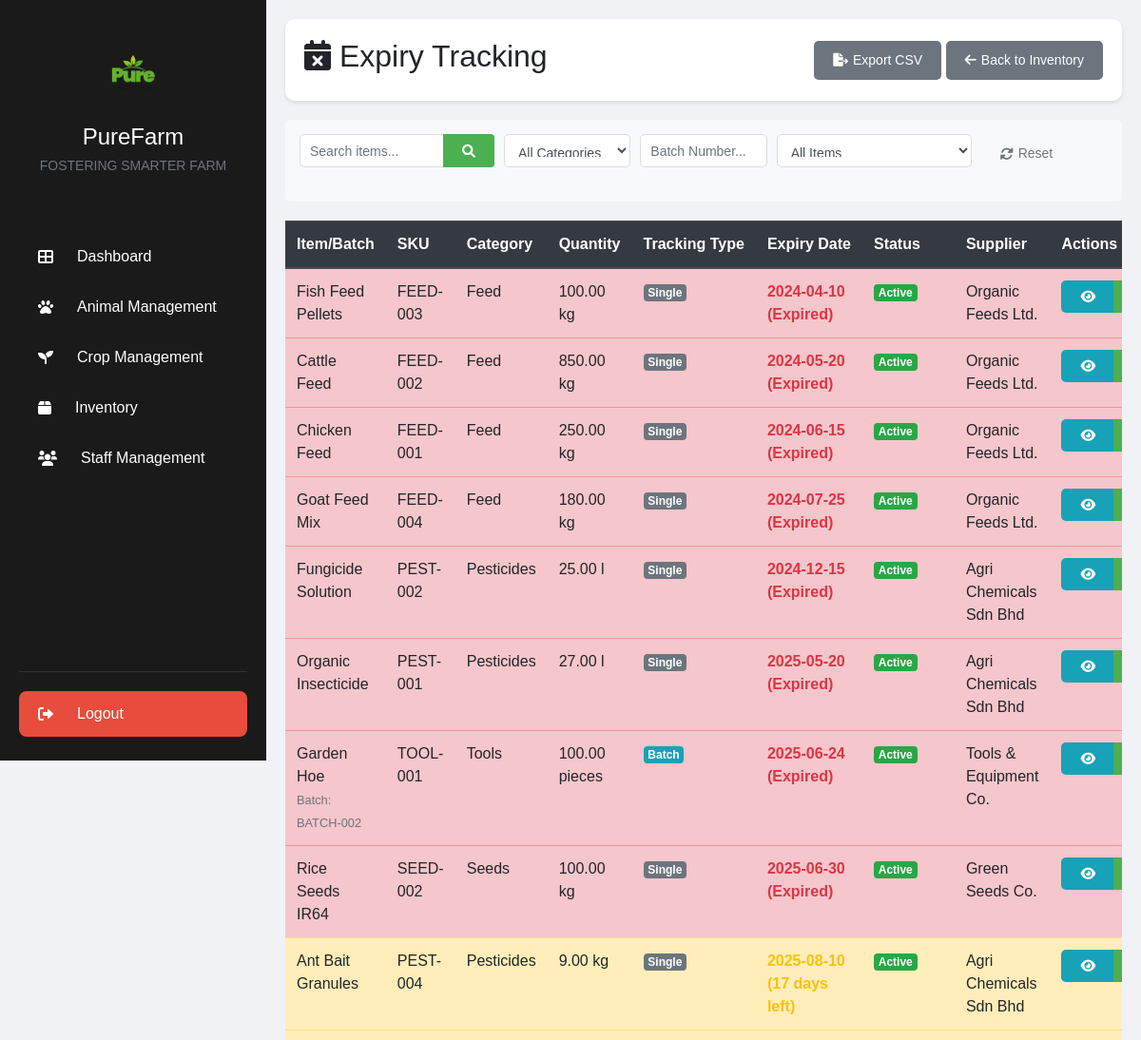
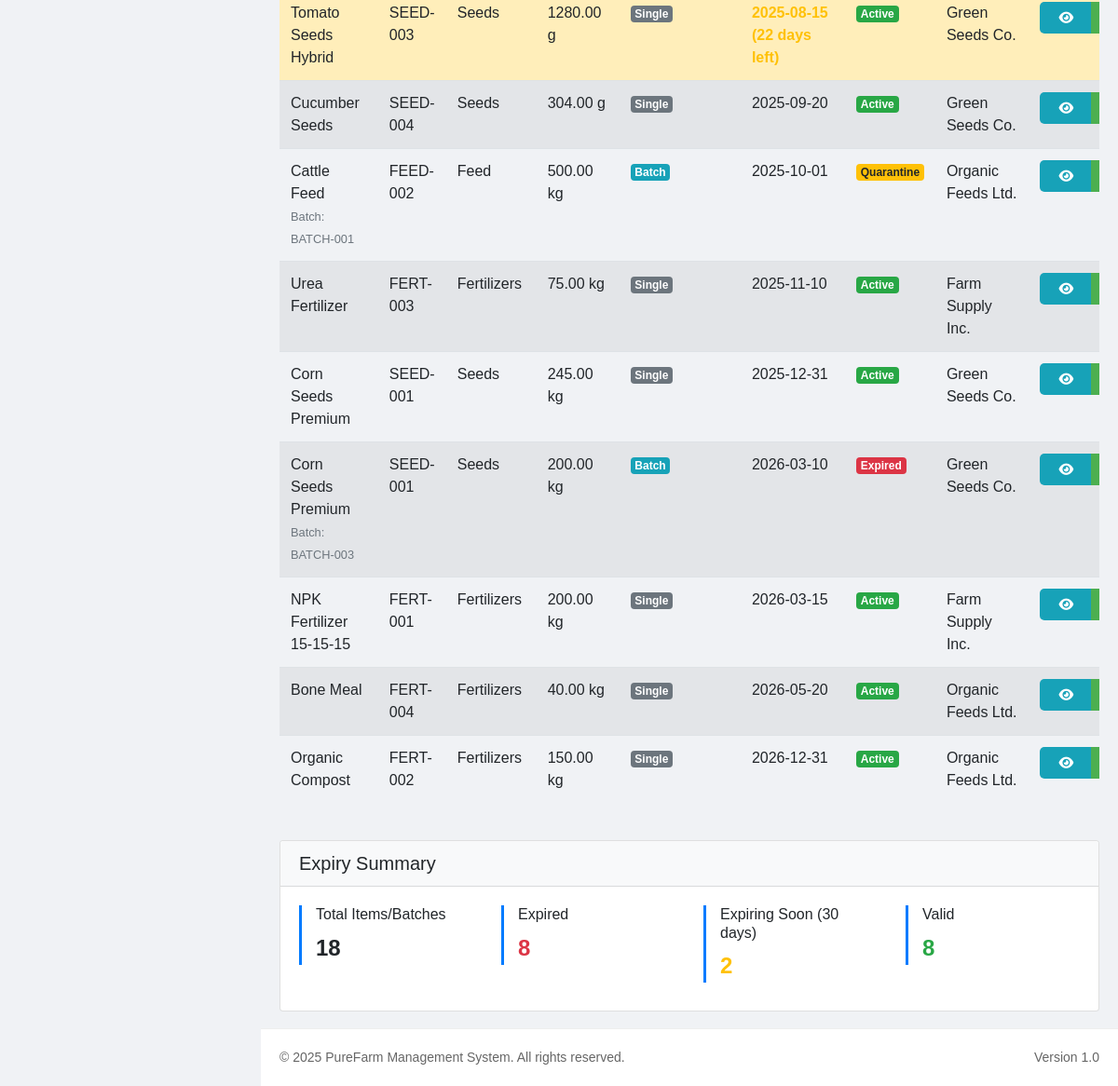
Page /expiry_tracking.php (signed in) on the committed database (2 pictures, top to bottom).
### tables this page shows
CREATE TABLE `inventory_items` (
  `id` int(11) NOT NULL,
  `item_name` varchar(100) NOT NULL,
  `sku` varchar(50) NOT NULL,
  `category_id` int(11) DEFAULT NULL,
  `description` text DEFAULT NULL,
  `unit_of_measure` varchar(20) NOT NULL,
  `current_quantity` decimal(10,2) NOT NULL DEFAULT 0.00,
  `reorder_level` decimal(10,2) NOT NULL DEFAULT 0.00,
  `maximum_level` decimal(10,2) DEFAULT NULL,
  `unit_cost` decimal(10,2) NOT NULL DEFAULT 0.00,
  `expiry_date` date DEFAULT NULL,
  `batch_number` varchar(50) DEFAULT NULL,
  `supplier_id` int(11) DEFAULT NULL,
  `status` enum('active','inactive') NOT NULL DEFAULT 'active',
  `created_at` timestamp NOT NULL DEFAULT current_timestamp(),
  `updated_at` timestamp NULL DEFAULT NULL ON UPDATE current_timestamp(),
  `is_active` tinyint(1) NOT NULL DEFAULT 1,
  `batch_tracking_enabled` tinyint(1) DEFAULT 0,
  `last_updated` datetime DEFAULT NULL
);

CREATE TABLE `item_categories` (
  `id` int(11) NOT NULL,
  `name` varchar(100) NOT NULL,
  `description` text DEFAULT NULL,
  `status` enum('active','inactive') NOT NULL DEFAULT 'active',
  `created_at` timestamp NOT NULL DEFAULT current_timestamp(),
  `updated_at` timestamp NULL DEFAULT NULL ON UPDATE current_timestamp()
);

CREATE TABLE `suppliers` (
  `id` int(11) NOT NULL,
  `name` varchar(100) NOT NULL,
  `phone` varchar(20) DEFAULT NULL,
  `email` varchar(100) DEFAULT NULL,
  `address` text DEFAULT NULL,
  `status` enum('active','inactive') NOT NULL DEFAULT 'active',
  `created_at` timestamp NOT NULL DEFAULT current_timestamp(),
  `updated_at` timestamp NULL DEFAULT NULL ON UPDATE current_timestamp()
);

CREATE TABLE `inventory_batches` (
  `id` int(11) NOT NULL,
  `batch_number` varchar(50) NOT NULL,
  `item_id` int(11) NOT NULL,
  `quantity` decimal(10,2) NOT NULL DEFAULT 0.00,
  `manufacturing_date` date DEFAULT NULL,
  `expiry_date` date DEFAULT NULL,
  `received_date` date NOT NULL,
  `supplier_id` int(11) DEFAULT NULL,
  `purchase_order_id` int(11) DEFAULT NULL,
  `cost_per_unit` decimal(10,2) DEFAULT NULL,
  `status` enum('active','quarantine','consumed','expired','discarded') DEFAULT 'active',
  `notes` text DEFAULT NULL,
  `created_at` timestamp NOT NULL DEFAULT current_timestamp(),
  `updated_at` timestamp NOT NULL DEFAULT current_timestamp() ON UPDATE current_timestamp()
);

### expiry_tracking.php (the view, shortened to what the rows shown need)
<?php
require_once 'includes/db.php';
$searchTerm = isset($_GET['search']) ? trim($_GET['search']) : '';
$categoryFilter = isset($_GET['category']) ? $_GET['category'] : '';
$expiryFilter = isset($_GET['expiry_filter']) ? $_GET['expiry_filter'] : 'all';
$batchFilter = isset($_GET['batch_filter']) ? $_GET['batch_filter'] : '';
$query = "SELECT i.id, i.item_name as name, i.sku, i.description, i.category_id,
          c.name as category_name, i.current_quantity, i.unit_of_measure,
          i.expiry_date, i.batch_tracking_enabled, NULL as batch_id, NULL as batch_number,
          'single' as tracking_type, i.supplier_id, s.name as supplier_name,
          i.status
          FROM inventory_items i
          LEFT JOIN item_categories c ON i.category_id = c.id
          LEFT JOIN suppliers s ON i.supplier_id = s.id
          WHERE i.status != 'inactive' AND i.expiry_date IS NOT NULL";
$batchQuery = "SELECT i.id as item_id, i.item_name as name, i.sku, i.description as description, i.category_id,
              c.name as category_name, b.quantity as current_quantity, i.unit_of_measure,
              b.expiry_date, i.batch_tracking_enabled, b.id as batch_id, b.batch_number,
              'batch' as tracking_type, b.supplier_id, s.name as supplier_name,
              b.status
              FROM inventory_batches b
              JOIN inventory_items i ON b.item_id = i.id
              LEFT JOIN item_categories c ON i.category_id = c.id
              LEFT JOIN suppliers s ON b.supplier_id = s.id
              WHERE b.status != 'inactive' AND b.expiry_date IS NOT NULL";
$queryParams = [];
$batchQueryParams = [];
$items = [];
try {
    $stmt = $pdo->prepare($query);
    $stmt->execute($queryParams);
    $singleItems = $stmt->fetchAll(PDO::FETCH_ASSOC);
    $stmt = $pdo->prepare($batchQuery);
    $stmt->execute($batchQueryParams);
    $batchItems = $stmt->fetchAll(PDO::FETCH_ASSOC);
    $items = array_merge($singleItems, $batchItems);
    usort($items, function($a, $b) {
        return strcmp($a['expiry_date'], $b['expiry_date']);
    });
} catch(PDOException $e) {
    error_log("Error fetching expiry data: " . $e->getMessage());
    $errorMsg = "Failed to load expiry data. Please try again later.";
}
include 'includes/header.php';
?>
<div class="main-content">
    <div class="page-header">
        <h2><i class="fas fa-calendar-times"></i> Expiry Tracking</h2>
    </div>
    <div class="table-responsive">
        <table class="table table-striped table-hover">
            <thead class="thead-dark">
                <tr>
                    <th>Item/Batch</th>
                    <th>SKU</th>
                    <th>Category</th>
                    <th>Quantity</th>
                    <th>Tracking Type</th>
                    <th>Expiry Date</th>
                    <th>Status</th>
                    <th>Supplier</th>
                    <th>Actions</th>
                </tr>
            </thead>
            <tbody>
                <?php if (count($items) > 0): ?>
                    <?php foreach ($items as $item): ?>
                        <?php
                            $rowClass = '';
                            if (!empty($item['expiry_date'])) {
                                $expiryDate = new DateTime($item['expiry_date']);
                                $today = new DateTime();
                                $interval = $today->diff($expiryDate);
                                $daysRemaining = $expiryDate > $today ? $interval->days : -$interval->days;
                                if ($daysRemaining < 0) {
                                    $rowClass = 'table-danger';
                                } elseif ($daysRemaining <= 30) {
                                    $rowClass = 'table-warning';
                                }
                            }
                        ?>
                        <tr class="<?php echo $rowClass; ?>">
                            <td>
                                <?php echo htmlspecialchars($item['name']); ?>
                                <?php if ($item['tracking_type'] == 'batch'): ?>
                                    <br><small class="text-muted">Batch: <?php echo htmlspecialchars($item['batch_number']); ?></small>
                                <?php endif; ?>
                            </td>
                            <td><?php echo htmlspecialchars($item['sku']); ?></td>
                            <td><?php echo htmlspecialchars($item['category_name']); ?></td>
                            <td><?php echo $item['current_quantity']; ?> <?php echo htmlspecialchars($item['unit_of_measure']); ?></td>
                            <td>
                                <span class="badge <?php echo ($item['tracking_type'] == 'batch') ? 'badge-info' : 'badge-secondary'; ?>">
                                    <?php echo ucfirst($item['tracking_type']); ?>
                                </span>
                            </td>
                            <td>
                                <?php
                                    if (!empty($item['expiry_date'])) {
                                        $expiryDate = new DateTime($item['expiry_date']);
                                        $today = new DateTime();
                                        $interval = $today->diff($expiryDate);
                                        $daysRemaining = $expiryDate > $today ? $interval->days : -$interval->days;
                                        if ($daysRemaining < 0) {
                                            $expiryClass = 'text-danger font-weight-bold';
                                            echo '<span class="'.$expiryClass.'">' . htmlspecialchars($item['expiry_date']) . ' (Expired)</span>';
                                        } elseif ($daysRemaining <= 30) {
                                            $expiryClass = 'text-warning font-weight-bold';
                                            echo '<span class="'.$expiryClass.'">' . htmlspecialchars($item['expiry_date']) . ' (' . $daysRemaining . ' days left)</span>';
                                        } else {
                                            echo htmlspecialchars($item['expiry_date']);
                                        }
                                    } else {
                                        echo 'N/A';
                                    }
                                ?>
                            </td>
                            <td>
                                <span class="badge <?php
                                    switch($item['status']) {
                                        case 'active': echo 'badge-success'; break;
                                        case 'quarantine': echo 'badge-warning'; break;
                                        case 'expired': echo 'badge-danger'; break;
                                    }
                                ?>">
                                    <?php echo ucfirst($item['status']); ?>
                                </span>
                            </td>
                            <td><?php echo htmlspecialchars($item['supplier_name'] ?? 'N/A'); ?></td>
                            <td>
                                <div class="btn-group">
                                    <?php if ($item['tracking_type'] == 'single'): ?>
                                        <a href="view_item.php?id=<?php echo $item['id']; ?>" class="btn btn-sm btn-info" title="View Details">
                                            <i class="fas fa-eye"></i>
                                        </a>
                                        <button type="button" class="btn btn-sm btn-primary" title="Update Expiry"
                                                onclick="showUpdateExpiryModal(<?php echo $item['id']; ?>, '<?php echo $item['expiry_date']; ?>')">
                                        </button>
                                    <?php else: ?>
                                        <a href="view_batch.php?id=<?php echo $item['batch_id']; ?>" class="btn btn-sm btn-info" title="View Batch Details">
                                            <i class="fas fa-eye"></i>
                                        </a>
                                        <button type="button" class="btn btn-sm btn-primary" title="Update Batch Expiry"
                                                onclick="showUpdateBatchExpiryModal(<?php echo $item['batch_id']; ?>, '<?php echo $item['expiry_date']; ?>')">
                                        </button>
                                    <?php endif; ?>
                                </div>
                            </td>
                        </tr>
                    <?php endforeach; ?>
                <?php else: ?>
                    <tr>
                        <td colspan="9" class="text-center">No items with expiry dates found. <?php echo !empty($searchTerm) || !empty($categoryFilter) || !empty($batchFilter) || $expiryFilter != 'all' ? 'Try adjusting your search or filters.' : ''; ?></td>
                    </tr>
                <?php endif; ?>
            </tbody>
        </table>
    </div>
</div>
<?php include 'includes/footer.php'; ?>

### rows in the picture
inventory_items: item_name "Fish Feed Pellets", sku "FEED-003", category.name "Feed", current_quantity "100.00", unit_of_measure "kg", tracking_type "Single", expiry_date "2024-04-10", status "Active", supplier.name "Organic Feeds Ltd."
inventory_items: item_name "Cattle Feed", sku "FEED-002", category.name "Feed", current_quantity "850.00", unit_of_measure "kg", tracking_type "Single", expiry_date "2024-05-20", status "Active", supplier.name "Organic Feeds Ltd."
inventory_items: item_name "Chicken Feed", sku "FEED-001", category.name "Feed", current_quantity "250.00", unit_of_measure "kg", tracking_type "Single", expiry_date "2024-06-15", status "Active", supplier.name "Organic Feeds Ltd."
inventory_items: item_name "Goat Feed Mix", sku "FEED-004", category.name "Feed", current_quantity "180.00", unit_of_measure "kg", tracking_type "Single", expiry_date "2024-07-25", status "Active", supplier.name "Organic Feeds Ltd."
inventory_items: item_name "Fungicide Solution", sku "PEST-002", category.name "Pesticides", current_quantity "25.00", unit_of_measure "l", tracking_type "Single", expiry_date "2024-12-15", status "Active", supplier.name "Agri Chemicals Sdn Bhd"
inventory_items: item_name "Organic Insecticide", sku "PEST-001", category.name "Pesticides", current_quantity "27.00", unit_of_measure "l", tracking_type "Single", expiry_date "2025-05-20", status "Active", supplier.name "Agri Chemicals Sdn Bhd"
inventory_batches: item.item_name "Garden Hoe", batch_number "BATCH-002", item.sku "TOOL-001", item_categories.name "Tools", quantity "100.00", item.unit_of_measure "pieces", tracking_type "Batch", expiry_date "2025-06-24", status "Active", supplier.name "Tools & Equipment Co."
inventory_items: item_name "Rice Seeds IR64", sku "SEED-002", category.name "Seeds", current_quantity "100.00", unit_of_measure "kg", tracking_type "Single", expiry_date "2025-06-30", status "Active", supplier.name "Green Seeds Co."
inventory_items: item_name "Ant Bait Granules", sku "PEST-004", category.name "Pesticides", current_quantity "9.00", unit_of_measure "kg", tracking_type "Single", expiry_date "2025-08-10", status "Active", supplier.name "Agri Chemicals Sdn Bhd"
inventory_items: item_name "Tomato Seeds Hybrid", sku "SEED-003", category.name "Seeds", current_quantity "1280.00", unit_of_measure "g", tracking_type "Single", expiry_date "2025-08-15", status "Active", supplier.name "Green Seeds Co."
inventory_items: item_name "Cucumber Seeds", sku "SEED-004", category.name "Seeds", current_quantity "304.00", unit_of_measure "g", tracking_type "Single", expiry_date "2025-09-20", status "Active", supplier.name "Green Seeds Co."
inventory_batches: item.item_name "Cattle Feed", batch_number "BATCH-001", item.sku "FEED-002", item_categories.name "Feed", quantity "500.00", item.unit_of_measure "kg", tracking_type "Batch", expiry_date "2025-10-01", status "Quarantine", supplier.name "Organic Feeds Ltd."
inventory_items: item_name "Urea Fertilizer", sku "FERT-003", category.name "Fertilizers", current_quantity "75.00", unit_of_measure "kg", tracking_type "Single", expiry_date "2025-11-10", status "Active", supplier.name "Farm Supply Inc."
inventory_items: item_name "Corn Seeds Premium", sku "SEED-001", category.name "Seeds", current_quantity "245.00", unit_of_measure "kg", tracking_type "Single", expiry_date "2025-12-31", status "Active", supplier.name "Green Seeds Co."
inventory_batches: item.item_name "Corn Seeds Premium", batch_number "BATCH-003", item.sku "SEED-001", item_categories.name "Seeds", quantity "200.00", item.unit_of_measure "kg", tracking_type "Batch", expiry_date "2026-03-10", status "Expired", supplier.name "Green Seeds Co."
inventory_items: item_name "NPK Fertilizer 15-15-15", sku "FERT-001", category.name "Fertilizers", current_quantity "200.00", unit_of_measure "kg", tracking_type "Single", expiry_date "2026-03-15", status "Active", supplier.name "Farm Supply Inc."
inventory_items: item_name "Bone Meal", sku "FERT-004", category.name "Fertilizers", current_quantity "40.00", unit_of_measure "kg", tracking_type "Single", expiry_date "2026-05-20", status "Active", supplier.name "Organic Feeds Ltd."
inventory_items: item_name "Organic Compost", sku "FERT-002", category.name "Fertilizers", current_quantity "150.00", unit_of_measure "kg", tracking_type "Single", expiry_date "2026-12-31", status "Active", supplier.name "Organic Feeds Ltd."

### other values in the picture
count($items) "18"
$expiredCount "8"
$expiringSoonCount "2"
$validCount "8"
